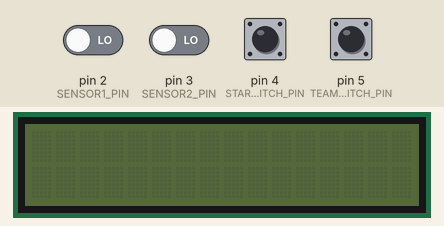
A sketch run on a simulated Arduino Uno, built with avr-gcc and run on an emulated ATmega328P. On the bench: 16×2 character LCD. The inputs (shaded band) are chosen by the test bench; at power-on: pin 4 (START_SWITCH_PIN), pin 5 (TEAM_SWITCH_PIN) HIGH, pin 2 (SENSOR1_PIN), pin 3 (SENSOR2_PIN) LOW.

Above: at 1.2 s.
1.3 s: pin 4 (START_SWITCH_PIN) pulled LOW for 0.15 s
At 1.33 s:
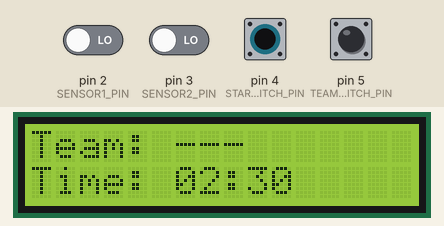
Timing chart, 0 to 4.3 s (numbered marks = the images above; inputs shaded):
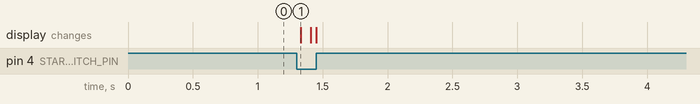

Measured:
- after the input at 1.3 s, the display: changes at once (image 1)

The sketch:

Arduino_1.ino
```cpp
#include <Wire.h>
#include <LiquidCrystal_I2C.h>
#include <SoftwareSerial.h>

// =====================================================
// SERIAL TO ARDUINO 2
// =====================================================
//
// Arduino 1 D10 = RX, connect to Arduino 2 D11
// Arduino 1 D11 = TX, connect to Arduino 2 D10
//
const byte ARDUINO2_RX_PIN = 10;
const byte ARDUINO2_TX_PIN = 11;
SoftwareSerial arduino2Link(ARDUINO2_RX_PIN, ARDUINO2_TX_PIN);

// =====================================================
// LCD
// =====================================================
// Change 0x27 to 0x3F if needed.
LiquidCrystal_I2C lcd(0x27, 16, 2);

// =====================================================
// PINS ON ARDUINO 1
// =====================================================
const byte SENSOR1_PIN = 2;       // Blue team active sensor
const byte SENSOR2_PIN = 3;       // Red team active sensor
const byte START_SWITCH_PIN = 4;  // Start/Stop toggle
const byte TEAM_SWITCH_PIN = 5;   // Team color toggle
const byte LCD_BLUE_CTRL_PIN = 8; // LCD pin 18 blue control

// =====================================================
// SETTINGS
// =====================================================
const unsigned long GAME_TIME_MS = 150000UL; // 2 min 30 sec
const unsigned long MEASURE_WINDOW_MS = 250UL;
const unsigned long LCD_UPDATE_MS = 200UL;
const unsigned long COMMAND_REPEAT_MS = 50UL;
const unsigned long STATUS_SEND_MS = 500UL;

const float FREQ_750_MIN = 600.0;
const float FREQ_750_MAX = 900.0;
const float FREQ_1500_MIN = 1300.0;
const float FREQ_1500_MAX = 1700.0;

// =====================================================
// STATE
// =====================================================
volatile unsigned long pulseCount1 = 0;
volatile unsigned long pulseCount2 = 0;

unsigned long gameStartTime = 0;
unsigned long lastMeasureTime = 0;
unsigned long lastLcdUpdate = 0;
unsigned long lastStatusSend = 0;

bool systemIsOn = false;
bool gameOver = false;
bool lastStartSwitchState = false;

enum TeamColor {
  BLUE_TEAM = 0,
  RED_TEAM = 1
};

enum DetectionState {
  NO_SIGNAL = 0,
  DETECT_SELF,
  DETECT_OPPONENT
};

TeamColor currentTeam = BLUE_TEAM;
TeamColor lastSentTeam = BLUE_TEAM;
DetectionState currentDetection = NO_SIGNAL;
DetectionState lastSentDetection = NO_SIGNAL;

// Non-blocking repeated command sender
bool repeatCommandActive = false;
const char* repeatCommandText = "";
unsigned int repeatCommandRemaining = 0;
unsigned long lastRepeatCommandTime = 0;

// =====================================================
// INTERRUPTS
// =====================================================
void countPulse1() {
  pulseCount1++;
}

void countPulse2() {
  pulseCount2++;
}

// =====================================================
// SWITCH HELPERS
// =====================================================
//
// INPUT_PULLUP logic:
// Switch connected to GND = ON / LOW
//
bool startSwitchOn() {
  return digitalRead(START_SWITCH_PIN) == LOW;
}

TeamColor getTeam() {
  if (digitalRead(TEAM_SWITCH_PIN) == LOW) {
    return BLUE_TEAM;
  } else {
    return RED_TEAM;
  }
}

// =====================================================
// LCD COLOR
// =====================================================
//
// LCD color behavior:
//   default              = RED
//   grounding LCD pin 18 = BLUE
//
void setLCDColor(TeamColor team) {
  if (team == BLUE_TEAM) {
    pinMode(LCD_BLUE_CTRL_PIN, OUTPUT);
    digitalWrite(LCD_BLUE_CTRL_PIN, LOW);
  } else {
    pinMode(LCD_BLUE_CTRL_PIN, INPUT);
  }
}

// =====================================================
// LCD HELPERS
// =====================================================
void lcdSystemOff() {
  lcd.noBacklight();
  lcd.clear();
}

void lcdSystemOn() {
  lcd.backlight();
  lcd.clear();
}

void printLine(byte row, String text) {
  const int LCD_WIDTH = 16;
  if (text.length() < LCD_WIDTH) {
    while (text.length() < LCD_WIDTH) {
      text += " ";
    }
  } else if (text.length() > LCD_WIDTH) {
    text = text.substring(0, LCD_WIDTH);
  }
  lcd.setCursor(0, row);
  lcd.print(text);
}

String formatTimeRemaining(unsigned long elapsedMs) {
  unsigned long remainingMs = 0;
  if (elapsedMs < GAME_TIME_MS) {
    remainingMs = GAME_TIME_MS - elapsedMs;
  }
  unsigned long totalSeconds = remainingMs / 1000;
  int minutes = totalSeconds / 60;
  int seconds = totalSeconds % 60;
  char buf[17];
  sprintf(buf, "Time: %02d:%02d", minutes, seconds);
  return String(buf);
}

String detectionText(DetectionState state) {
  if (state == DETECT_SELF)     return "Team: Self";
  if (state == DETECT_OPPONENT) return "Team:Opponent";
  return "Team: ---";
}

// =====================================================
// SENSOR HELPERS
// =====================================================
void resetPulseCounters() {
  noInterrupts();
  pulseCount1 = 0;
  pulseCount2 = 0;
  interrupts();
}

float getActiveSensorFrequency(TeamColor team) {
  unsigned long count1;
  unsigned long count2;
  noInterrupts();
  count1 = pulseCount1;
  count2 = pulseCount2;
  pulseCount1 = 0;
  pulseCount2 = 0;
  interrupts();

  unsigned long activeCount = 0;
  if (team == BLUE_TEAM) {
    activeCount = count1;
  } else {
    activeCount = count2;
  }
  return (activeCount * 1000.0) / MEASURE_WINDOW_MS;
}

DetectionState classifyFrequency(float freq, TeamColor team) {
  bool is750  = (freq > FREQ_750_MIN  && freq < FREQ_750_MAX);
  bool is1500 = (freq > FREQ_1500_MIN && freq < FREQ_1500_MAX);

  if (!is750 && !is1500) {
    return NO_SIGNAL;
  }

  if (team == RED_TEAM) {
    // Bucket loyal to RED blinks at 1500 Hz.
    // So for RED team:
    //   1500 Hz = Self
    //    750 Hz = Opponent
    if (is1500) return DETECT_SELF;
    if (is750)  return DETECT_OPPONENT;
  } else {
    // Bucket loyal to BLUE blinks at 750 Hz.
    // So for BLUE team:
    //    750 Hz = Self
    //   1500 Hz = Opponent
    if (is750)  return DETECT_SELF;
    if (is1500) return DETECT_OPPONENT;
  }
  return NO_SIGNAL;
}

// =====================================================
// SERIAL COMMAND HELPERS
// =====================================================
void sendCommand(const char* command) {
  arduino2Link.println(command);
}

void startRepeatingCommand(const char* command, unsigned int times) {
  repeatCommandText = command;
  repeatCommandRemaining = times;
  repeatCommandActive = true;
  lastRepeatCommandTime = 0;
}

void updateRepeatingCommand() {
  if (!repeatCommandActive) {
    return;
  }
  if (repeatCommandRemaining == 0) {
    repeatCommandActive = false;
    return;
  }
  unsigned long now = millis();
  if (lastRepeatCommandTime == 0 || now - lastRepeatCommandTime >= COMMAND_REPEAT_MS) {
    sendCommand(repeatCommandText);
    lastRepeatCommandTime = now;
    repeatCommandRemaining--;
  }
}

void sendTeamToArduino2(TeamColor team) {
  if (team == BLUE_TEAM) {
    sendCommand("TEAM:BLUE");
  } else {
    sendCommand("TEAM:RED");
  }
  lastSentTeam = team;
}

void sendTargetToArduino2(DetectionState state) {
  if (state == DETECT_SELF)     { sendCommand("TARGET:SELF");     }
  else if (state == DETECT_OPPONENT) { sendCommand("TARGET:OPPONENT"); }
  else                               { sendCommand("TARGET:NONE");     }
  lastSentDetection = state;
}

void sendCurrentStatusToArduino2() {
  sendTeamToArduino2(currentTeam);
  sendTargetToArduino2(currentDetection);
}

void updateStatusMessages() {
  unsigned long now = millis();
  bool teamChanged      = currentTeam      != lastSentTeam;
  bool detectionChanged = currentDetection != lastSentDetection;
  bool periodicSend     = now - lastStatusSend >= STATUS_SEND_MS;

  if (teamChanged)      { sendTeamToArduino2(currentTeam); }
  if (detectionChanged) { sendTargetToArduino2(currentDetection); }
  if (periodicSend) {
    sendCurrentStatusToArduino2();
    lastStatusSend = now;
  }
}

// =====================================================
// READ REPLIES FROM ARDUINO 2
// =====================================================
//
// Replies are ignored. This prevents the SoftwareSerial buffer
// from filling up, but does not print anything.
//
void handleArduino2Reply() {
  while (arduino2Link.available()) {
    arduino2Link.read();
  }
}

// =====================================================
// START / STOP SYSTEM
// =====================================================
void startSystem() {
  if (systemIsOn) {
    return;
  }
  systemIsOn = true;
  gameOver = false;
  gameStartTime = millis();
  lastMeasureTime = millis();
  lastLcdUpdate = 0;
  lastStatusSend = 0;

  currentTeam = getTeam();
  currentDetection = NO_SIGNAL;
  lastSentTeam = currentTeam;
  lastSentDetection = currentDetection;

  resetPulseCounters();
  lcdSystemOn();
  setLCDColor(currentTeam);
  printLine(0, "Team: ---");
  printLine(1, "Time: 02:30");

  sendTeamToArduino2(currentTeam);
  sendTargetToArduino2(currentDetection);
  startRepeatingCommand("START", 3);
}

void stopSystem() {
  systemIsOn = false;
  gameOver = false;
  currentDetection = NO_SIGNAL;
  resetPulseCounters();
  lcdSystemOff();
  pinMode(LCD_BLUE_CTRL_PIN, INPUT);
  startRepeatingCommand("STOP", 10);
}

void endGameByTimer() {
  systemIsOn = false;
  gameOver = true;
  currentDetection = NO_SIGNAL;
  resetPulseCounters();
  startRepeatingCommand("STOP", 10);
  printLine(0, "GAME OVER");
  printLine(1, "Time: 00:00");
}

// =====================================================
// DETECTION UPDATE
// =====================================================
void updateDetection(TeamColor team) {
  unsigned long now = millis();
  if (now - lastMeasureTime >= MEASURE_WINDOW_MS) {
    float freq = getActiveSensorFrequency(team);
    currentDetection = classifyFrequency(freq, team);
    lastMeasureTime = now;
  }
}

// =====================================================
// LCD UPDATE
// =====================================================
void updateRunningLCD(unsigned long elapsed) {
  unsigned long now = millis();
  if (now - lastLcdUpdate >= LCD_UPDATE_MS) {
    printLine(0, detectionText(currentDetection));
    printLine(1, formatTimeRemaining(elapsed));
    lastLcdUpdate = now;
  }
}

void updateGameOverLCD() {
  unsigned long now = millis();
  if (now - lastLcdUpdate >= LCD_UPDATE_MS) {
    setLCDColor(getTeam());
    printLine(0, "GAME OVER");
    printLine(1, "Time: 00:00");
    lastLcdUpdate = now;
  }
}

// =====================================================
// SETUP
// =====================================================
void setup() {
  arduino2Link.begin(9600);

  pinMode(SENSOR1_PIN, INPUT);
  pinMode(SENSOR2_PIN, INPUT);
  pinMode(START_SWITCH_PIN, INPUT_PULLUP);
  pinMode(TEAM_SWITCH_PIN,  INPUT_PULLUP);
  pinMode(LCD_BLUE_CTRL_PIN, INPUT);

  lcd.init();
  lcd.noBacklight();
  lcd.clear();

  attachInterrupt(digitalPinToInterrupt(SENSOR1_PIN), countPulse1, RISING);
  attachInterrupt(digitalPinToInterrupt(SENSOR2_PIN), countPulse2, RISING);

  lastStartSwitchState = startSwitchOn();
  currentTeam = getTeam();
  lastSentTeam = currentTeam;
  currentDetection = NO_SIGNAL;
  lastSentDetection = currentDetection;

  if (lastStartSwitchState) {
    startSystem();
  } else {
    lcdSystemOff();
    startRepeatingCommand("STOP", 10);
  }
}

// =====================================================
// LOOP
// =====================================================
void loop() {
  handleArduino2Reply();
  updateRepeatingCommand();

  bool currentStartSwitchState = startSwitchOn();

  // OFF -> ON
  if (currentStartSwitchState && !lastStartSwitchState) {
    startSystem();
  }

  // ON -> OFF
  if (!currentStartSwitchState && lastStartSwitchState) {
    stopSystem();
  }

  lastStartSwitchState = currentStartSwitchState;

  // If game ended by timer, keep LCD showing GAME OVER.
  // User must turn toggle OFF, then ON again to restart.
  if (gameOver) {
    updateGameOverLCD();
    if (!currentStartSwitchState) {
      stopSystem();
    }
    return;
  }

  if (!systemIsOn) {
    return;
  }

  currentTeam = getTeam();
  setLCDColor(currentTeam);
  updateDetection(currentTeam);
  updateStatusMessages();

  unsigned long elapsed = millis() - gameStartTime;
  if (elapsed >= GAME_TIME_MS) {
    endGameByTimer();
    return;
  }

  updateRunningLCD(elapsed);
}
```
